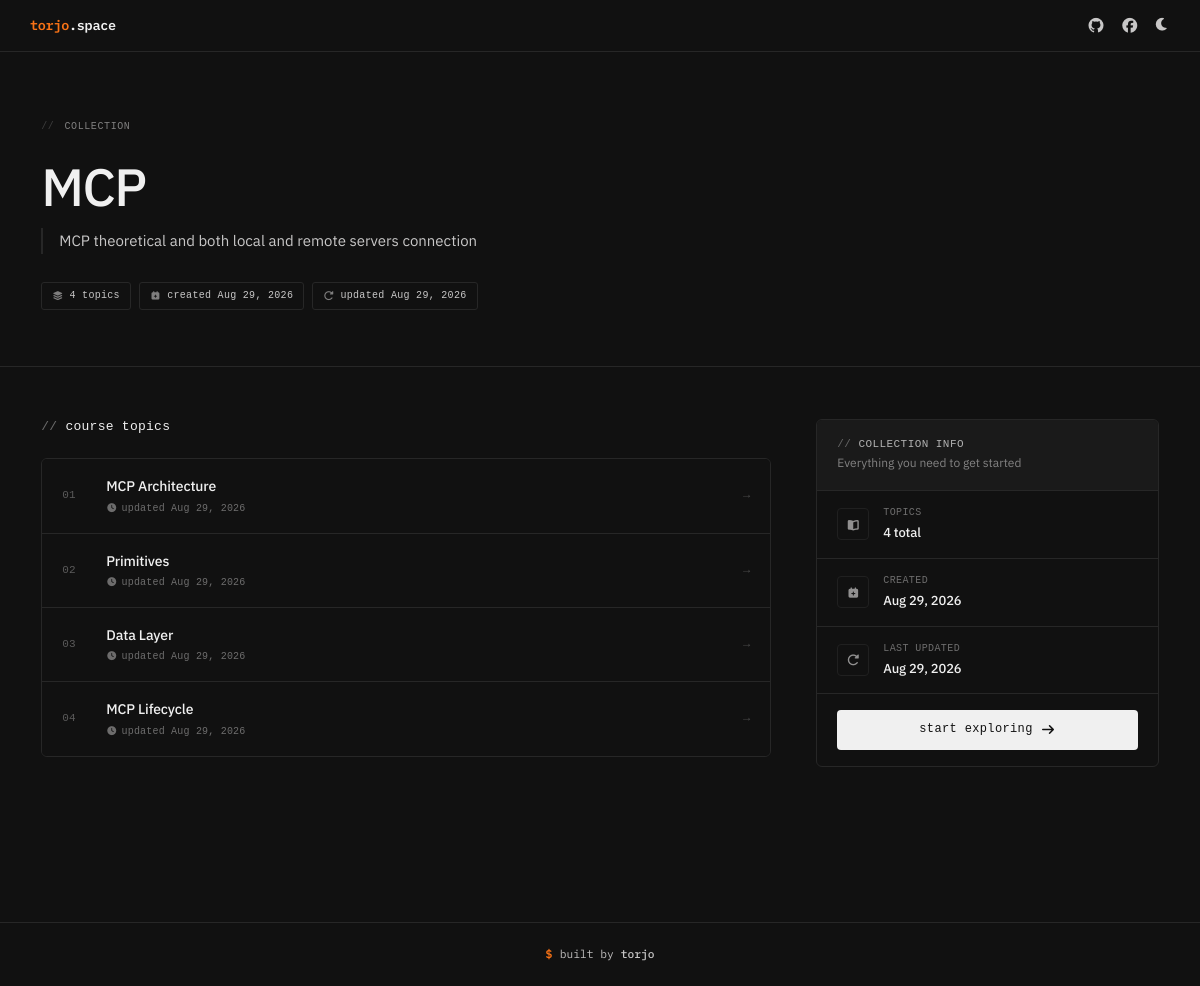
The app's page /collection/mcp/, older data.
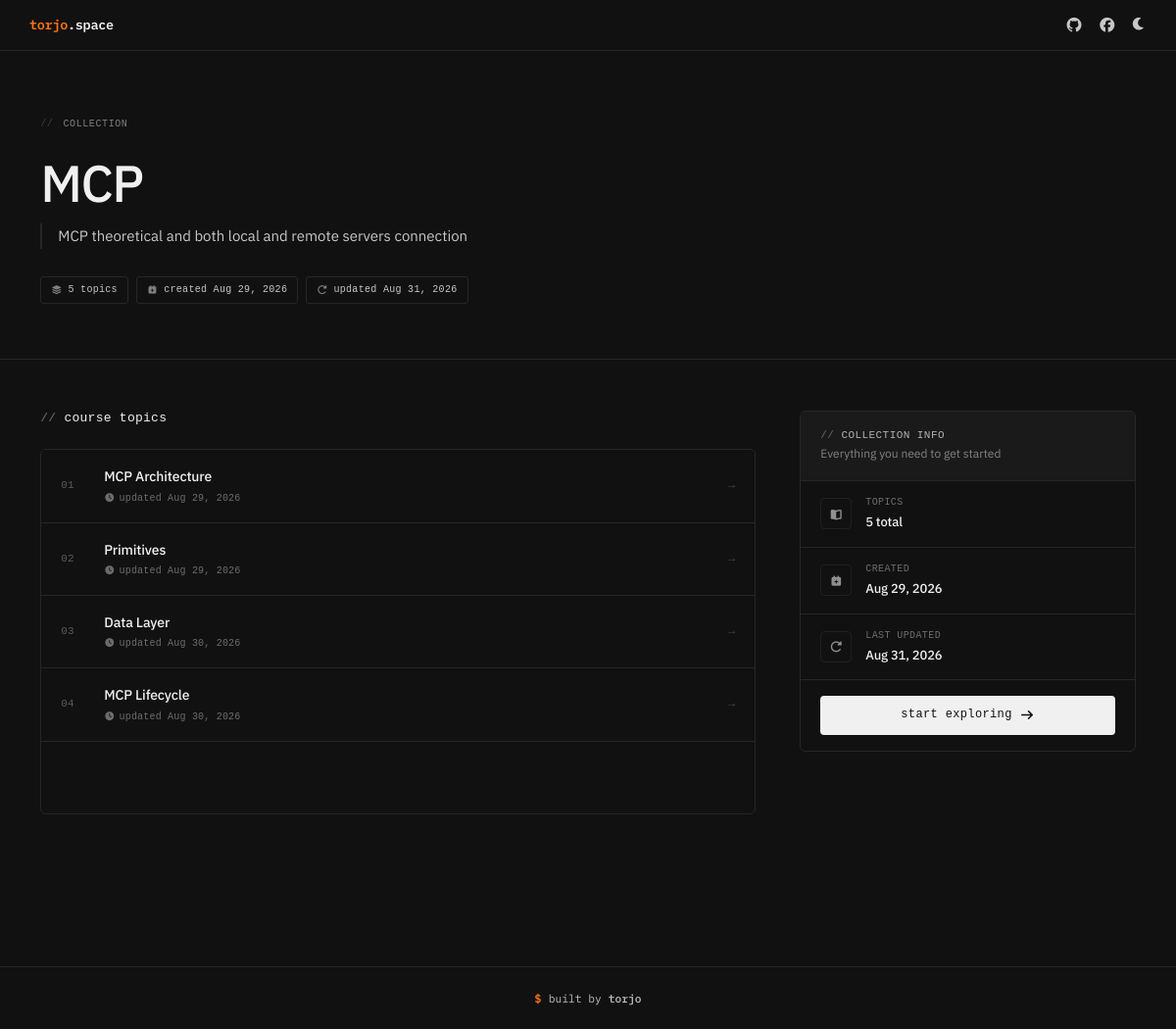
The same page, newer data.
### doc/models.py (models this page shows, shortened)
class Collection(models.Model):
    title = models.CharField(max_length=200)
    slug = models.SlugField(unique=True, blank=True)
    description = models.TextField()
    created_by = models.ForeignKey(User, on_delete=models.CASCADE)
    created_at = models.DateTimeField(auto_now_add=True)
    updated_at = models.DateTimeField(auto_now=True)
    is_published = models.BooleanField(default=False)
    bg = models.ImageField(upload_to='collection_backgrounds/', blank=True, null=True)
    class Meta:
        ordering = ['-created_at']
    def __str__(self):
        return self.title

class Topic(models.Model):
    collection = models.ForeignKey(Collection, on_delete=models.CASCADE, related_name='topics')
    title = models.CharField(max_length=200)
    slug = models.SlugField(blank=True)
    order = models.PositiveIntegerField(default=0)
    group = models.CharField(max_length=100, blank=True, null=True)
    created_at = models.DateTimeField(auto_now_add=True)
    updated_at = models.DateTimeField(auto_now=True)
    class Meta:
        ordering = ['order', 'created_at']
        unique_together = ['collection', 'slug']

### doc/views.py (the view)
# urls.py: path('collection/<slug:slug>/', views.collection_detail, name='collection_detail'),
def collection_detail(request, slug):
    collection = Collection.objects.get(slug=slug)
    print('collection:', collection)
    topics = collection.topics.all()
    return render(request, 'doc/collection_detail.html', {'collection': collection, 'topics': topics})

### doc/templates/doc/collection_detail.html (shortened to what this page needs)
{% extends 'doc/base.html' %}
{% block content %}
{% load static %}
<section class="collection-hero">
    <div class="container">
        <div class="hero-eyebrow">collection</div>
        <h1>{{ collection.title }}</h1>
        <p class="hero-desc">{{ collection.description }}</p>
        <div class="hero-meta">
            <span class="meta-chip"><i class="fas fa-layer-group"></i> {{ topics.count }} topics</span>
            <span class="meta-chip"><i class="fas fa-calendar-plus"></i>
                created {{ collection.created_at|date:"M d, Y" }}</span>
            <span class="meta-chip"><i class="fas fa-rotate-right"></i>
                updated {{ collection.updated_at|date:"M d, Y" }}
            </span>
        </div>
    </div>
</section>
<section class="content-section">
    <div class="container">
        <div class="row g-5">
            <div class="col-lg-8">
                <div class="section-label fade-up">
                    <h3>course topics</h3>
                </div>
                {% if topics %}
                <div class="topic-list">
                    {% for topic in topics %}
                    <a href="{% url 'topic_detail' topic.id %}" class="topic-card fade-up">
                        <span class="topic-num">{{ forloop.counter|stringformat:"02d" }}</span>
                        <div class="topic-info">
                            <div class="topic-title">{{ topic.title }}</div>
                            <div class="topic-date">
                                <i class="fas fa-clock"></i>updated {{ topic.updated_at|date:"M d, Y" }}
                            </div>
                        </div>
                        <span class="topic-arrow">→</span>
                    </a>
                    {% endfor %}
                </div>
                {% else %}
                <div class="empty-state fade-up">
                    <p>no topics available yet in this collection</p>
                </div>
                {% endif %}
            </div>
            <div class="col-lg-4 fade-up">
                <div class="sidebar-card">
                    <div class="sidebar-header">
                        <h5>collection info</h5>
                        <p>Everything you need to get started</p>
                    </div>
                    <div class="sidebar-body">
                        <div class="stat-row">
                            <div class="stat-icon"><i class="fas fa-book-open"></i></div>
                            <div>
                                <div class="stat-label">topics</div>
                                <div class="stat-value">{{ topics.count }} total</div>
                            </div>
                        </div>
                        <div class="stat-row">
                            <div class="stat-icon"><i class="fas fa-calendar-plus"></i></div>
                            <div>
                                <div class="stat-label">created</div>
                                <div class="stat-value">{{ collection.created_at|date:"M d, Y" }}</div>
                            </div>
                        </div>
                        <div class="stat-row">
                            <div class="stat-icon"><i class="fas fa-rotate-right"></i></div>
                            <div>
                                <div class="stat-label">last updated</div>
                                <div class="stat-value">{{ collection.updated_at|date:"M d, Y" }}</div>
                            </div>
                        </div>
                    </div>
                    <div class="sidebar-footer">
                        {% if topics %}
                        <a href="{% url 'topic_detail' topics.0.id %}" class="start-btn">
                            start exploring <i class="fas fa-arrow-right"></i>
                        </a>
                        {% else %}
                        <button class="start-btn" disabled>no topics yet</button>
                        {% endif %}
                    </div>
                </div>
            </div>
        </div>
    </div>
</section>
{% endblock %}

Row changes from the older to the newer data that the page shows:
changed Collection "MCP": count "4" → "5"; updated_at "Aug 29, 2026" → "Aug 31, 2026"
changed Topic "Data Layer": updated_at "Aug 29, 2026" → "Aug 30, 2026"
changed Topic "MCP Lifecycle": updated_at "Aug 29, 2026" → "Aug 30, 2026"
Text that changed along with them:
{{ topics.count }}: "4" → "5"
